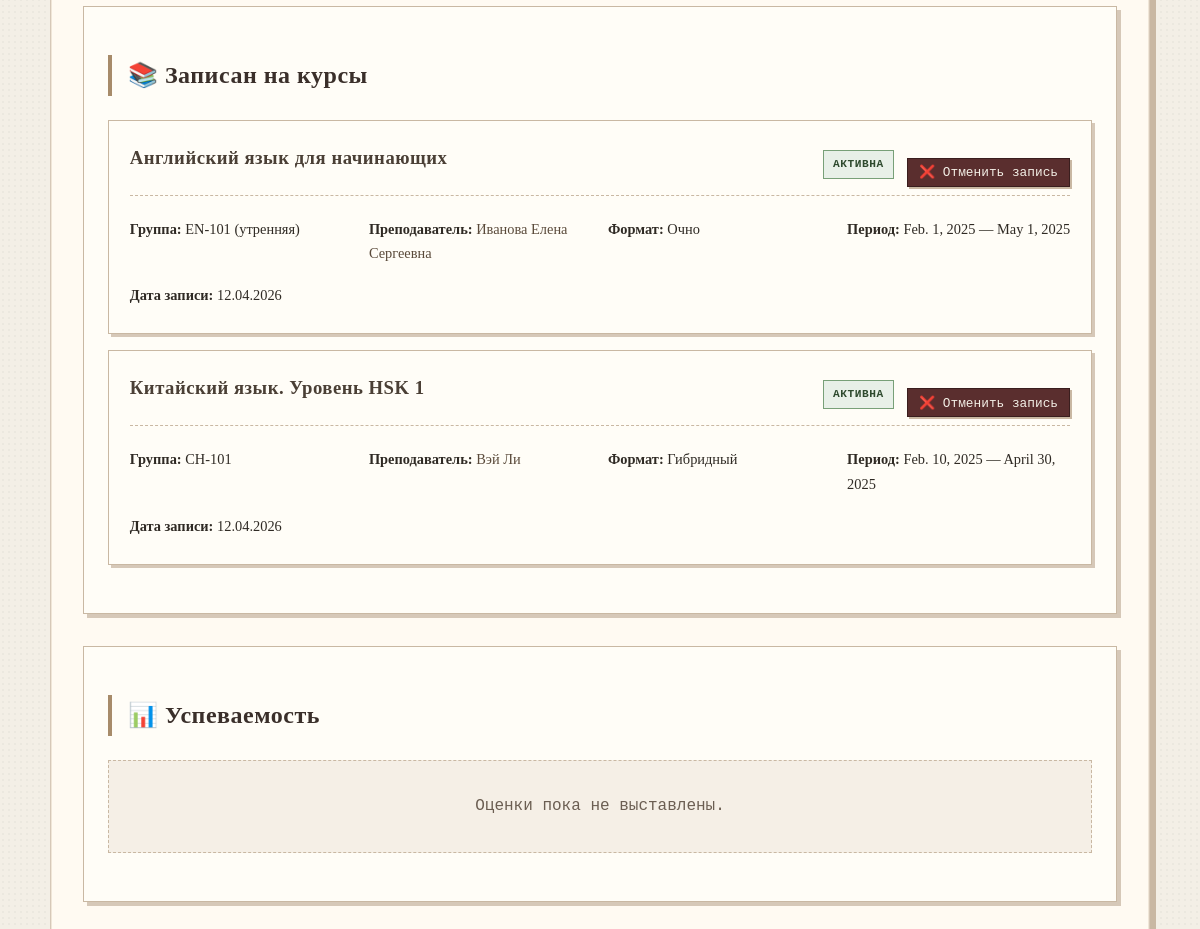
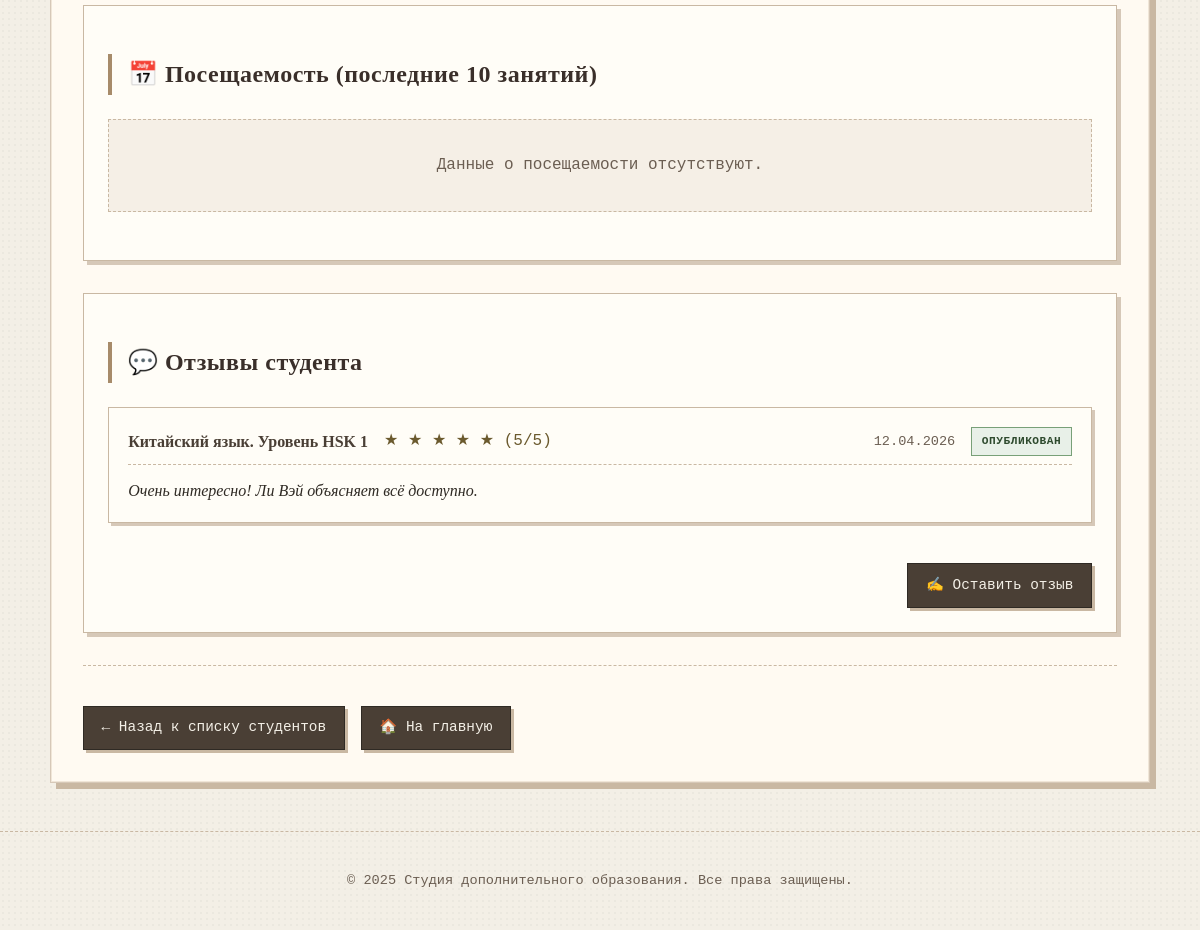
Page /education/student/3/ (signed in, lower part) on the earlier database version (2 pictures, top to bottom).
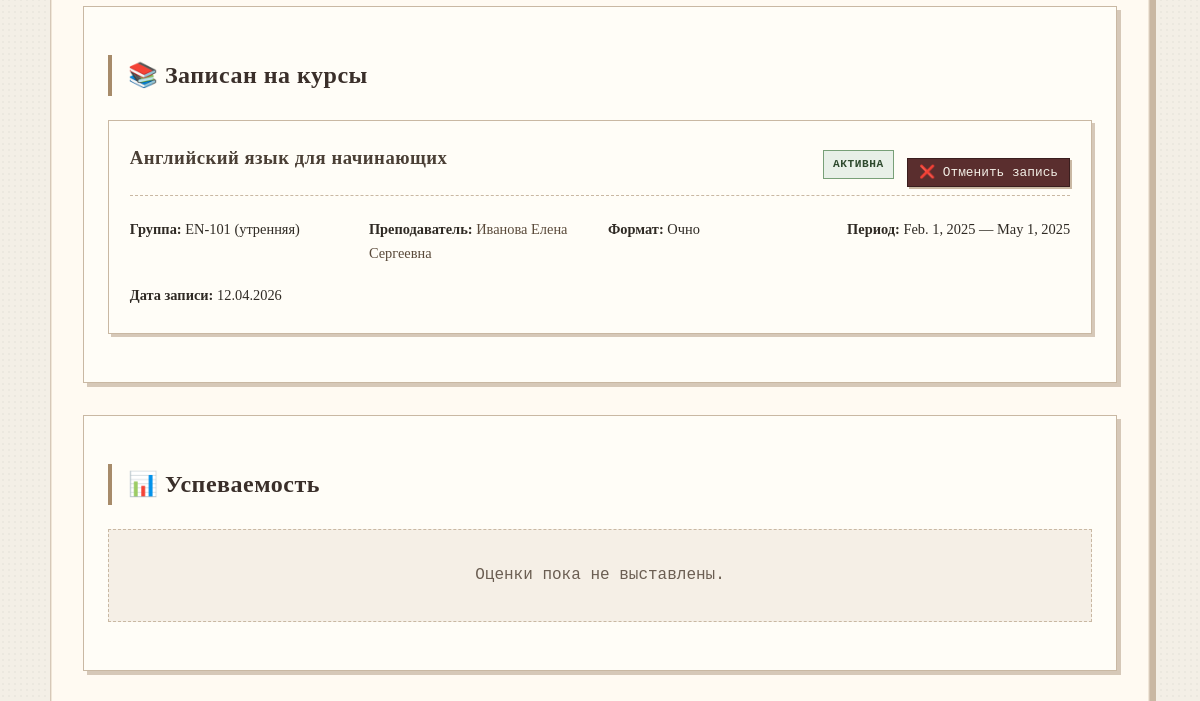
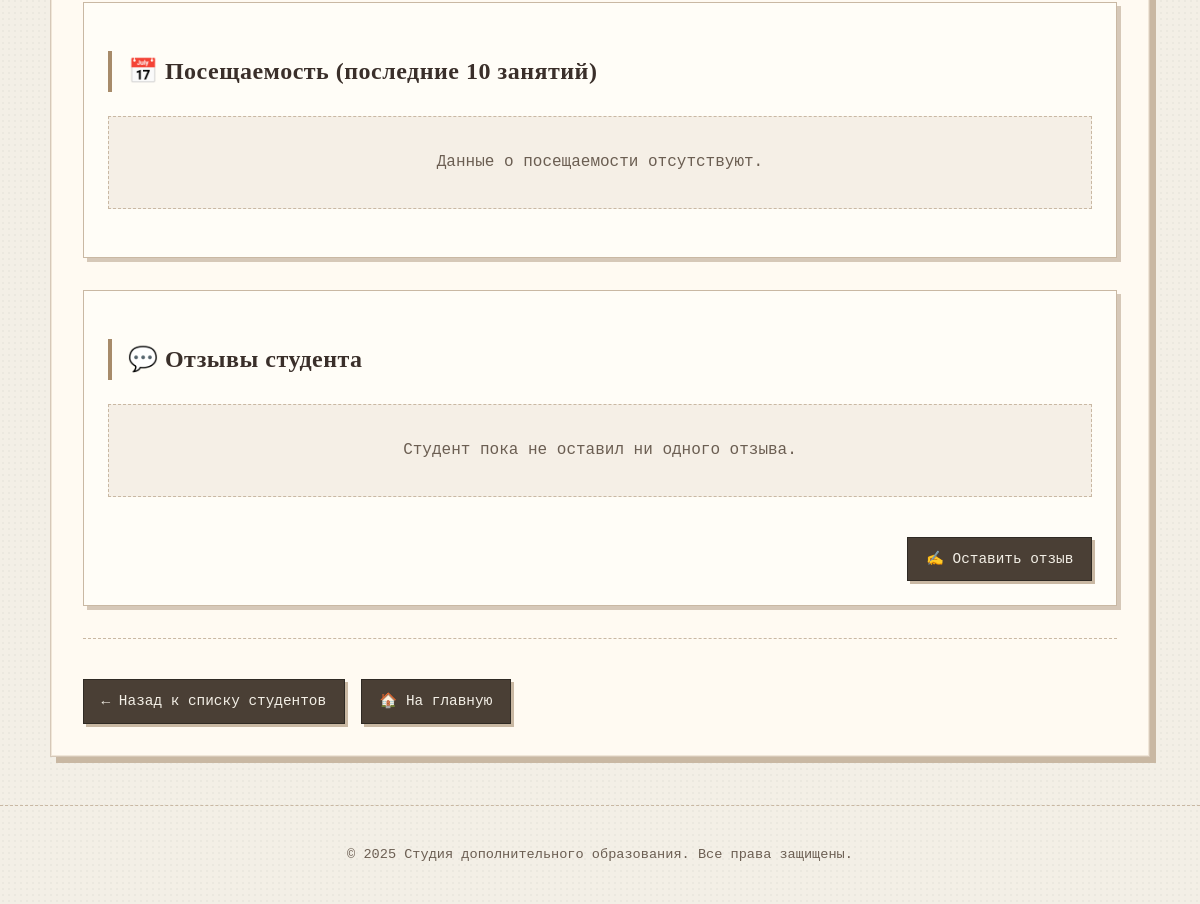
Same page on the later database version (2 pictures, top to bottom).
### education/models.py (models this page shows, shortened)
class Enrollment(models.Model):
    student = models.ForeignKey(Student, on_delete=models.CASCADE, related_name='enrollments', verbose_name="Студент")
    group = models.ForeignKey(Group, on_delete=models.CASCADE, related_name='enrollments', verbose_name="Группа")
    enrollment_date = models.DateField(auto_now_add=True, verbose_name="Дата записи")
    is_active = models.BooleanField(default=True, verbose_name="Активная запись")
    class Meta:
        db_table = 'enrollments'
        verbose_name = 'Запись на курс'
        verbose_name_plural = 'Записи на курсы'
        unique_together = ['student', 'group']

class Group(models.Model):
    FORMAT_CHOICES = [
        ('offline', 'Очно'),
        ('online', 'Онлайн'),
        ('hybrid', 'Гибридный'),
    ]
    course = models.ForeignKey(Course, on_delete=models.CASCADE, related_name='groups', verbose_name="Курс")
    teacher = models.ForeignKey(Teacher, on_delete=models.SET_NULL, null=True, related_name='groups', verbose_name="Преподаватель")
    name = models.CharField(max_length=100, verbose_name="Название группы")
    start_date = models.DateField(verbose_name="Дата начала")
    end_date = models.DateField(verbose_name="Дата окончания")
    format = models.CharField(max_length=20, choices=FORMAT_CHOICES, verbose_name="Формат обучения")
    max_students = models.PositiveIntegerField(default=10, verbose_name="Макс. студентов")
    is_active = models.BooleanField(default=True, verbose_name="Активна")
    class Meta:
        db_table = 'groups'
        verbose_name = 'Группа'
        verbose_name_plural = 'Группы'
        ordering = ['-start_date']

class Course(models.Model):
    class Status(models.IntegerChoices):
        DRAFT = 0, 'Черновик'
        PUBLISHED = 1, 'Опубликован'
    category = models.ForeignKey(
        Category,
        on_delete=models.SET_NULL,
        null=True,
        related_name='courses',
        verbose_name="Категория"
    )
    title = models.CharField(max_length=100, verbose_name="Название")
    slug = models.SlugField(max_length=100, unique=True, db_index=True, verbose_name="URL")
    description = models.TextField(verbose_name="Краткое описание")
    full_description = models.TextField(blank=True, verbose_name="Полное описание")
    duration_hours = models.IntegerField(verbose_name="Длительность (часы)")
    price = models.DecimalField(max_digits=10, decimal_places=2, verbose_name="Стоимость")
    status = models.IntegerField(
        choices=Status.choices,
        default=Status.DRAFT,
        verbose_name="Статус"
    )
    time_create = models.DateTimeField(auto_now_add=True, verbose_name="Дата создания")
    time_update = models.DateTimeField(auto_now=True, verbose_name="Дата изменения")
    class Meta:
        db_table = 'courses'
        verbose_name = 'Курс'
        verbose_name_plural = 'Курсы'
        ordering = ['-time_create']
    def get_absolute_url(self):
        return reverse('course-detail-slug', kwargs={'course_slug': self.slug})

class Teacher(models.Model):
    user = models.OneToOneField(
        User,
        on_delete=models.CASCADE,
        null=True,
        blank=True,
        related_name='teacher_profile',
        verbose_name="Пользователь"
    )
    first_name = models.CharField(max_length=50, verbose_name="Имя")
    last_name = models.CharField(max_length=50, verbose_name="Фамилия")
    middle_name = models.CharField(max_length=50, blank=True, verbose_name="Отчество")
    specialization = models.CharField(max_length=100, verbose_name="Специализация")
    phone = models.CharField(max_length=20, verbose_name="Телефон")
    email = models.EmailField(max_length=100, blank=True, verbose_name="Email")
    bio = models.TextField(blank=True, verbose_name="Биография")
    photo = models.ImageField(
        upload_to='teachers/%Y/%m/',
        blank=True,
        null=True,
        verbose_name="Фото",
        validators=[
            FileExtensionValidator(allowed_extensions=['jpg', 'jpeg', 'png', 'gif']),
            validate_image_size
        ],
        help_text="Поддерживаются форматы: JPG, PNG, GIF. Максимальный размер: 5 МБ"
    )
    is_active = models.BooleanField(default=True, verbose_name="Активен")
    class Meta:
        db_table = 'teachers'
        verbose_name = 'Преподаватель'
        verbose_name_plural = 'Преподаватели'
        ordering = ['last_name', 'first_name']
    def get_full_name(self):
        parts = [self.last_name, self.first_name]
        if self.middle_name:
            parts.append(self.middle_name)
        return ' '.join(parts)

class Review(models.Model):
    student = models.ForeignKey(Student, on_delete=models.CASCADE, related_name='reviews', verbose_name="Студент")
    course = models.ForeignKey(Course, on_delete=models.CASCADE, related_name='reviews', verbose_name="Курс")
    rating = models.IntegerField(choices=[(i, str(i)) for i in range(1, 6)], verbose_name="Оценка")
    comment = models.TextField(verbose_name="Комментарий")
    review_date = models.DateTimeField(auto_now_add=True, verbose_name="Дата отзыва")
    is_approved = models.BooleanField(default=False, verbose_name="Одобрен")
    class Meta:
        db_table = 'reviews'
        verbose_name = 'Отзыв'
        verbose_name_plural = 'Отзывы'
        ordering = ['-review_date']

### education/views.py (the view)
# urls.py: path('student/<int:student_id>/', views.student_detail, name='student-detail'),
@login_required(login_url=settings.LOGIN_URL)
def student_detail(request, student_id):
    student = get_object_or_404(Student, id=student_id)
    enrollments = student.enrollments.select_related('group__course').all()
    attendance = student.attendance.select_related('schedule__group__course').all()[:10]
    performance = student.performance.select_related('group__course').all()
    reviews = student.reviews.select_related('course').all()
    data = {
        'title': f'Студент: {student.get_full_name()}',
        'student': student,
        'enrollments': enrollments,
        'attendance': attendance,
        'performance': performance,
        'reviews': reviews,
    }
    return render(request, 'education/student_detail.html', data)

### education/models.py (called while the page is built)
    def get_full_name(self):
        parts = [self.last_name, self.first_name]
        if self.middle_name:
            parts.append(self.middle_name)
        return ' '.join(parts)

### education/templates/education/student_detail.html (shortened to what the changed rows need)
{% extends 'base.html' %}
{% load static %}
{% block content %}
    <div class="student-detail">
        <div class="student-courses-section">
            <h2>📚 Записан на курсы</h2>
            {% if enrollments %}
            <div class="enrollments-list">
                {% for enrollment in enrollments %}
                <div class="enrollment-card {% if not enrollment.is_active %}inactive{% endif %}">
                    <div class="enrollment-header">
                        <h3>
                            <a href="{{ enrollment.group.course.get_absolute_url }}">
                                {{ enrollment.group.course.title }}
                            </a>
                        </h3>
                        <div class="enrollment-actions">
                            {% if enrollment.is_active %}
                            <span class="badge badge-success">Активна</span>
                            {% else %}
                            <span class="badge badge-inactive">Завершена</span>
                            {% endif %}
                            <form method="post" action="{% url 'enrollment-delete' enrollment.id %}"
                                  onsubmit="return confirm('Отменить запись студента с курса?');"
                                  style="display: inline;">
                                <button type="submit" class="btn btn-small btn-danger">❌ Отменить запись</button>
                            </form>
                        </div>
                    </div>
                    <div class="enrollment-details">
                        <p><strong>Группа:</strong> {{ enrollment.group.name }}</p>
                        <p><strong>Преподаватель:</strong>
                            {% if enrollment.group.teacher %}
                            <a href="{% url 'teacher-detail' enrollment.group.teacher.id %}">
                                {{ enrollment.group.teacher.get_full_name }}
                            </a>
                            {% else %}
                            Не назначен
                            {% endif %}
                        </p>
                        <p><strong>Формат:</strong> {{ enrollment.group.get_format_display }}</p>
                        <p><strong>Период:</strong> {{ enrollment.group.start_date }} — {{ enrollment.group.end_date }}</p>
                        <p><strong>Дата записи:</strong> {{ enrollment.enrollment_date|date:"d.m.Y" }}</p>
                    </div>
                </div>
                {% endfor %}
            </div>
            {% endif %}
        </div>
        <div class="student-performance-section">
            <h2>📊 Успеваемость</h2>
        </div>
        <div class="student-attendance-section">
            <h2>📅 Посещаемость (последние 10 занятий)</h2>
        </div>
        <div class="student-reviews-section">
            <h2>💬 Отзывы студента</h2>
            {% if reviews %}
            <div class="reviews-list">
                {% for review in reviews %}
                <div class="review-card">
                    <div class="review-header">
                        <span class="review-course">
                            <a href="{{ review.course.get_absolute_url }}">{{ review.course.title }}</a>
                        </span>
                        <span class="review-rating">
                            {% for i in "12345" %}
                                {% if forloop.counter <= review.rating %}
                                ★
                                {% else %}
                                ☆
                                {% endif %}
                            {% endfor %}
                            ({{ review.rating }}/5)
                        </span>
                        <span class="review-date">{{ review.review_date|date:"d.m.Y" }}</span>
                        {% if review.is_approved %}
                        <span class="badge badge-success">Опубликован</span>
                        {% else %}
                        <span class="badge badge-warning">На модерации</span>
                        {% endif %}
                    </div>
                    <p class="review-comment">{{ review.comment }}</p>
                </div>
                {% endfor %}
            </div>
            {% else %}
            <p class="empty-message">Студент пока не оставил ни одного отзыва.</p>
            {% endif %}
            <div class="add-review">
                <a href="{% url 'review-create' %}?student={{ student.id }}" class="btn btn-primary">
                </a>
            </div>
        </div>
    </div>
{% endblock %}

Differences in the rows shown:
removed Enrollment: group.course "Китайский язык. Уровень HSK 1", is_active "АКТИВНА", group.name "CH-101", group.teacher.get_full_name "Вэй Ли", group.format "Гибридный", group.start_date "Feb. 10, 2025", group.end_date "April 30, 2025", enrollment_date "12.04.2026"
removed Review: course "Китайский язык. Уровень HSK 1", rating "5", review_date "12.04.2026", is_approved "ОПУБЛИКОВАН", comment "Очень интересно! Ли Вэй объясняет всё доступно."
Other differences:
text now shown: "Студент пока не оставил ни одного отзыва."
